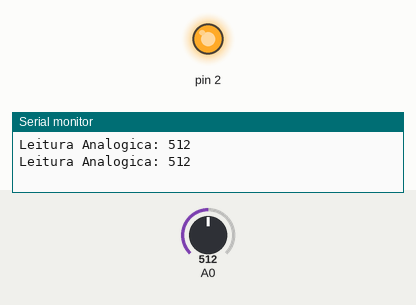
Bench run of a sketch on a simulated Arduino Uno, built with avr-gcc and run on an emulated ATmega328P. Parts: output pins drawn as LEDs (lit = HIGH), the last lines printed to the serial monitor. The test bench sets the inputs (shaded band); at power-on: A0 = 512.

Above: at 1.8 s.
1.9 s: A0 set to 916
3.4 s: A0 set to 940
At 4.7 s:
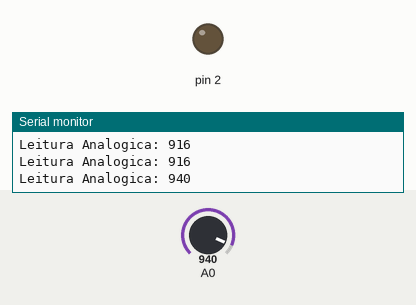
5.5 s: A0 set to 920
At 6.3 s:
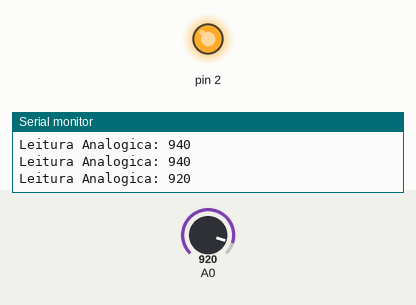
7.5 s: A0 set to 1023
At 9.1 s:
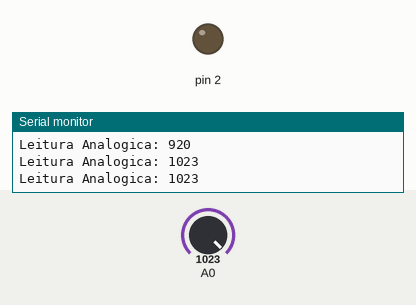
Timing chart, 0 to 10.5 s (numbered marks = the images above; inputs shaded):
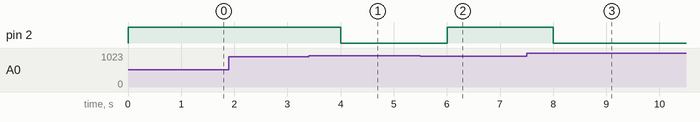

Measured:
- the behaviour switches between 929 and 930 on A0 (found by bisection; images 0 and 1)
- after the input at 3.4 s, pin 2: HIGH → LOW after 0.60 s
- after the input at 5.5 s, pin 2: LOW → HIGH after 0.50 s
- after the input at 7.5 s, pin 2: HIGH → LOW after 0.50 s

The sketch:

photoresistor.ino
```cpp
void setup()
{
  Serial.begin(9600);
  pinMode(A0, INPUT);
  pinMode(2, OUTPUT);
}

void loop()
{
  int leitura_analogica = analogRead (A0);
  Serial.println("Leitura Analogica: " + String(leitura_analogica));

  (leitura_analogica >= 930)? digitalWrite(2,LOW) : digitalWrite(2, HIGH);


  delay(1000);


}
```
